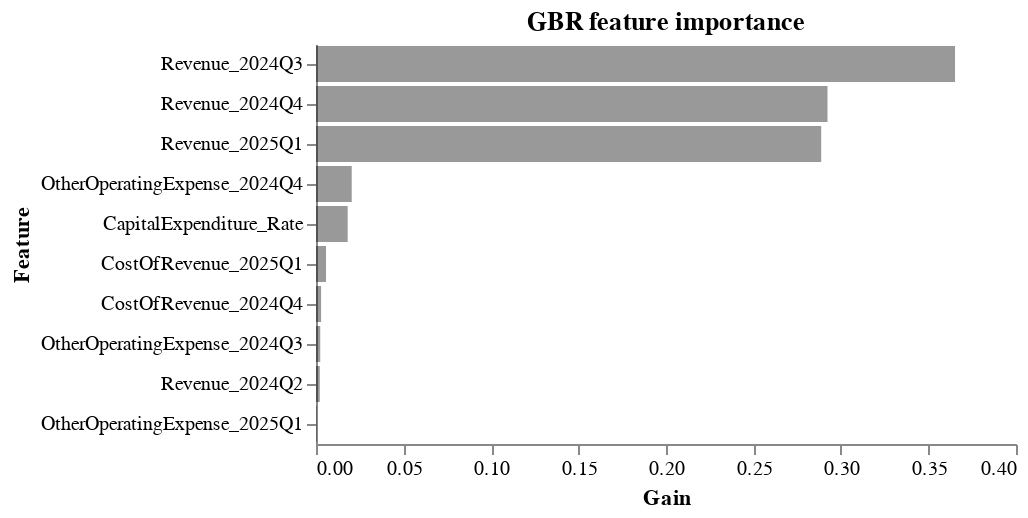

Source (notebook cell):
### Markdown cell above
# Feature Importance
Let's see if we can get some feature importances out of here:

### Code cell
def feature_names_from_pipe(pipe, cat_cols, num_cols):
    pre = pipe.named_steps["pre"]
    ohe = pre.named_transformers_["cat"]
    ohe_names = ohe.get_feature_names_out(cat_cols)
    return list(ohe_names) + list(num_cols)
feat_names = feature_names_from_pipe(pipe, cat_cols, [c for c in X_tr.columns if c not in cat_cols])

gbr = pipe.named_steps["model"]
imp = pd.DataFrame({
    "feature": feat_names,
    "importance": gbr.feature_importances_
}).sort_values("importance", ascending=False)

top = imp.head(10)
alt.Chart(top).mark_bar(color='black',opacity=0.4).encode(
    x=alt.X("importance:Q", title="Gain",axis=alt.Axis(grid=False)),
    y=alt.Y("feature:N", sort="-x", title="Feature",axis=alt.Axis(grid=False))
).properties(width=350, height=20*len(top), title="GBR feature importance").configure_view(stroke=None)

### Figure 1 — Vega-Lite specification as saved in the notebook (floating-point values rounded to 4 significant figures)
{"config": {"view": {"continuousWidth": 300, "continuousHeight": 300, "stroke": null}}, "data": {"name": "data-5e256fde3a05f2be70e20e1ac0cec2a7"}, "mark": {"type": "bar", "color": "black", "opacity": 0.4}, "encoding": {"x": {"axis": {"grid": false}, "field": "importance", "title": "Gain", "type": "quantitative"}, "y": {"axis": {"grid": false}, "field": "feature", "sort": "-x", "title": "Feature", "type": "nominal"}}, "height": 200, "title": "GBR feature importance", "width": 350, "$schema": "https://vega.github.io/schema/vega-lite/v5.20.1.json", "datasets": {"data-5e256fde3a05f2be70e20e1ac0cec2a7": [{"feature": "Revenue_2024Q3", "importance": 0.3652}, {"feature": "Revenue_2024Q4", "importance": 0.2923}, {"feature": "Revenue_2025Q1", "importance": 0.2887}, {"feature": "OtherOperatingExpense_2024Q4", "importance": 0.02042}, {"feature": "CapitalExpenditure_Rate", "importance": 0.0181}, {"feature": "CostOfRevenue_2025Q1", "importance": 0.005734}, {"feature": "CostOfRevenue_2024Q4", "importance": 0.002908}, {"feature": "OtherOperatingExpense_2024Q3", "importance": 0.002425}, {"feature": "Revenue_2024Q2", "importance": 0.002179}, {"feature": "OtherOperatingExpense_2025Q1", "importance": 0.0003926}]}}
